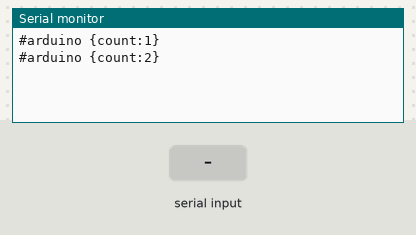
A sketch run on a simulated Arduino Uno, built with avr-gcc and run on an emulated ATmega328P. Shown: the last lines printed to the serial monitor. The inputs (shaded band) are chosen by the test bench. EEPROM starts erased.

Above: at 1.2 s.
1.3 s: "1" received over Serial
At 3.8 s:
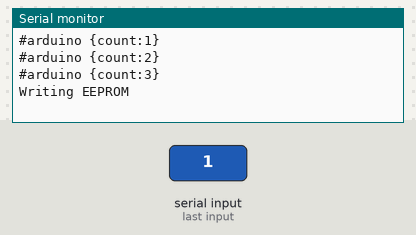
4.3 s: "0" received over Serial
5.8 s: "2" received over Serial
At 8.2 s:
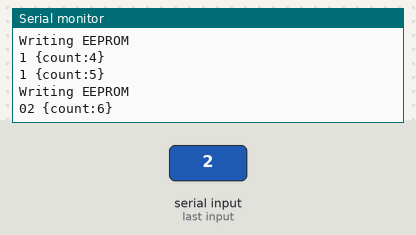
Timing chart, 0 to 9.7 s (numbered marks = the images above; inputs shaded):
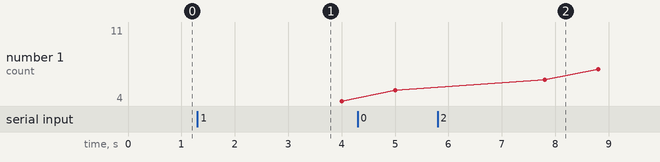

The sketch:

count.ino
```cpp
// (licence header left out)
#include <EEPROM.h>

char sID[20] = "#arduino";

String name;
unsigned long count = 0;

void read_eeprom() {
    // if not virgin EEPROM
    if(EEPROM.read(0x00) != 0xff) {
        Serial.println(F("Reading EEPROM"));
        for (int addr = 0; addr < sizeof(sID); addr++) {
            sID[addr] = EEPROM.read(addr);
            if(sID[addr] == '\0') break;
        }
    }
}

void update_eeprom() {
    Serial.println(F("Writing EEPROM"));
    for (int addr = 0; addr < sizeof(sID); addr++) {
      if(EEPROM.read(addr) != sID[addr])
	EEPROM.write(addr, sID[addr]);
      // don't reprogram more than we must!
      if(sID[addr] == '\0') break;
    }
}

void setup() {
  Serial.begin(9600);
  //pinMode(LED_BUILTIN, OUTPUT);
  read_eeprom();
}
void loop() {
  //digitalWrite(LED_BUILTIN, HIGH);
  Serial.print(sID);
  Serial.print(F(" {count:"));
  Serial.print(++count);
  Serial.println(F("}"));
  if(Serial.available() > 0) {
    name = Serial.readString();
    name.trim();
    name.toCharArray(sID, sizeof(sID));
    update_eeprom();
  }
  delay(500);
  //digitalWrite(LED_BUILTIN, LOW);
  delay(500);
}
```

Measured:
- after the input at 1.3 s, the serial monitor: prints a new line after 1.7 s (image 1)
- after the input at 5.8 s, the serial monitor: prints a new line after 2.0 s (image 2)
